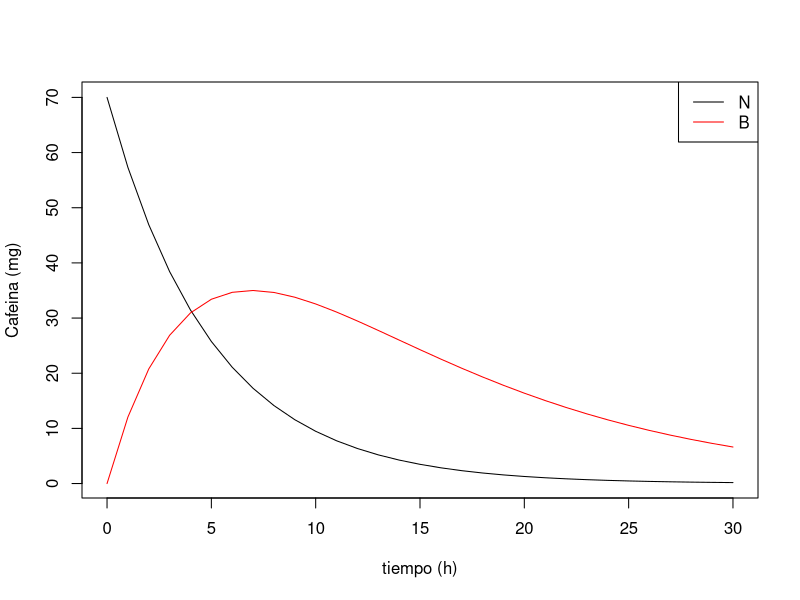

Generate this figure with R:
install.packages("deSolve")
library(deSolve)


my_ode = function(t,state,parms){
  with(as.list(state),{dndt=rep(0,length(state))
  
  ##mis ecuaciones
  dndt[1]= -k*N    #dN/dt
  dndt[2] = k*N-r*B #dB/dt
  ##----------
  return(list(dndt)) ##return
  })
}


## fin de la función

N=70 ## valor inicial de N, es decir, N(0)=70
B=0
#init = c(N=N) ## ceamos un vector con valores iniciales
init = c(N=N,B=B)

#constantes del problema
k=0.2
r=0.1
t=seq(0,30,1) ## se ejecuta por 30 pasos
out= ode(y=init,times=t,func= my_ode,parms=NULL)
head(out)  ##muestra los primeros 6 datos de out
#plot(out,type="l",xlab="Tiempo (h)",ylab="Cafeina (mg)", main="Curva solución ")

plot(out[,1],out[,2],type="l",xlab="tiempo (h)",ylab="Cafeina (mg)")
lines(out[,1],out[,3],col="red")
legend("topright",c("N","B"),col=c("black","red"),lty=1)
